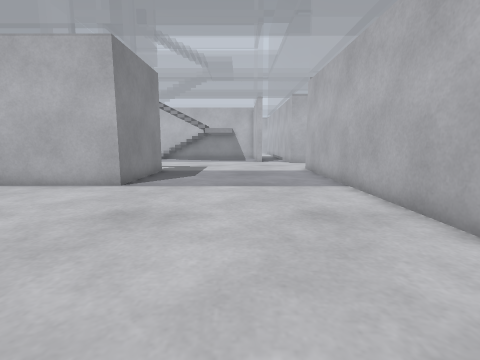
View 1 (above)

24 first-person views from a walk through a Gazebo world. The camera is 0.72 m above the floor, tilts 8° down and sees 85° across. The floor is counted in squares, 0.5 m on a side. Each view is taken from the middle of a square. On the plan, view 1 faces up. The plan holds only what a view shows up to about 13 squares ahead; the rest is blank. The place goes on beyond the plan.

View 2
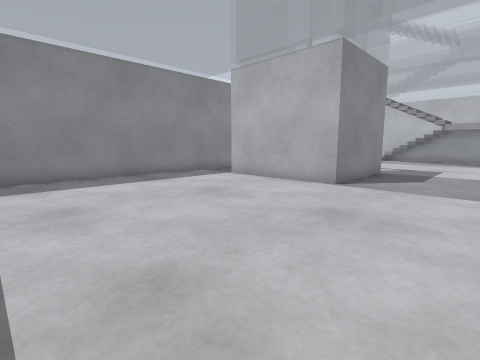

View 3
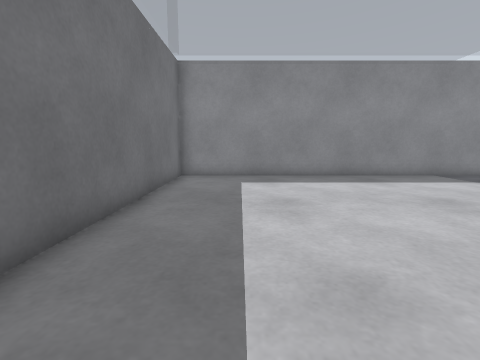

View 4
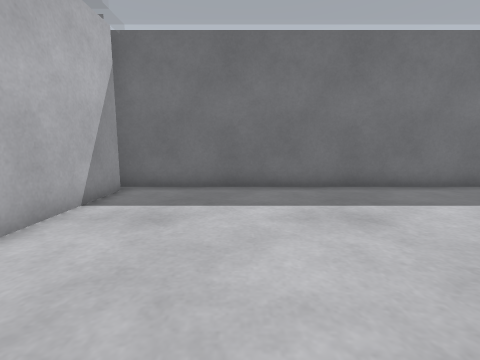

View 5
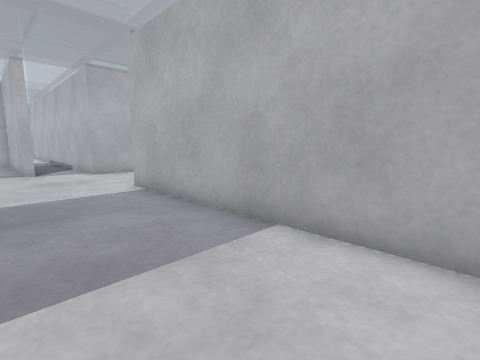

View 6
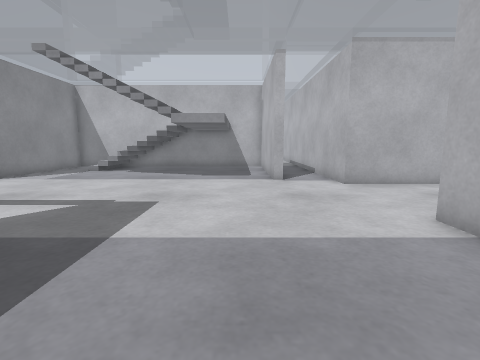

View 7
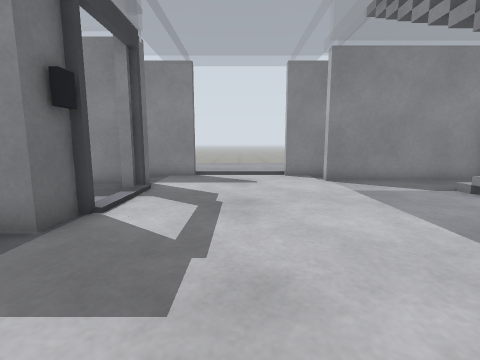

View 8
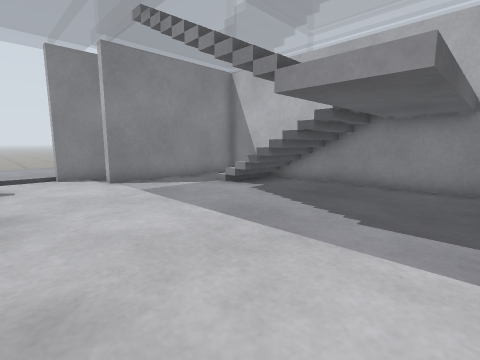

View 9
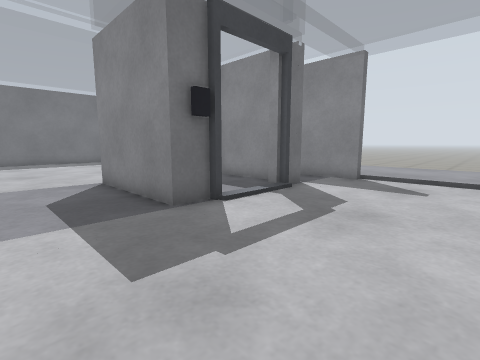

View 10
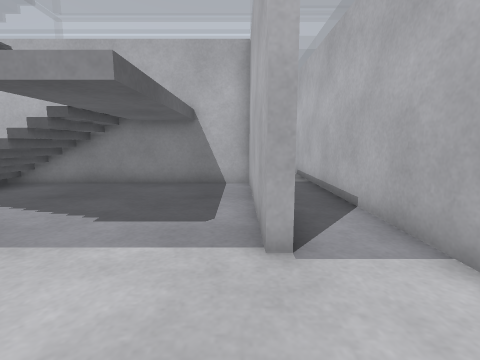

View 11
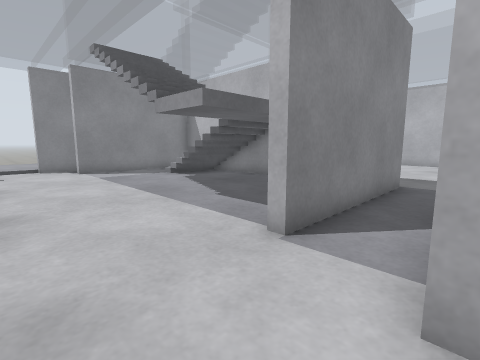

View 12
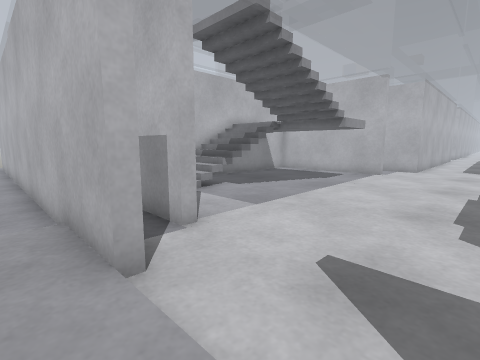

View 13
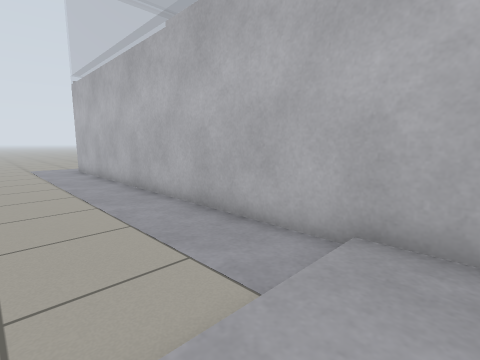

View 14
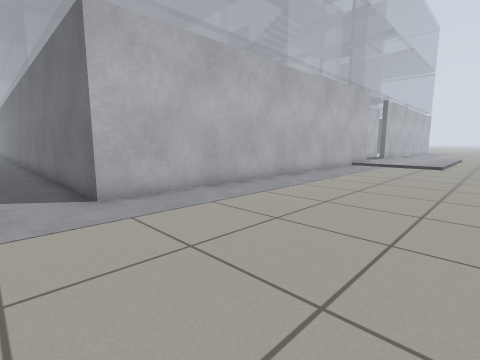

View 15
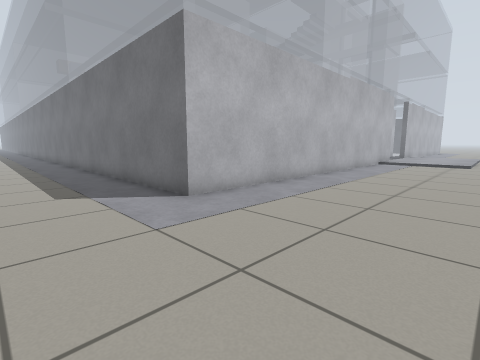

View 16
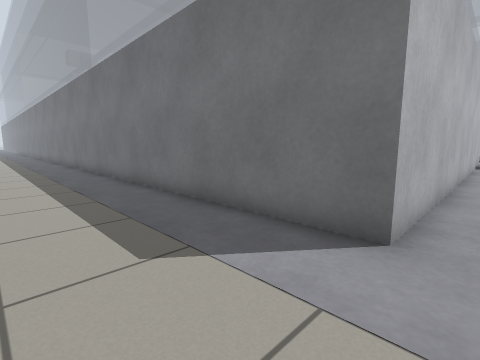

View 17
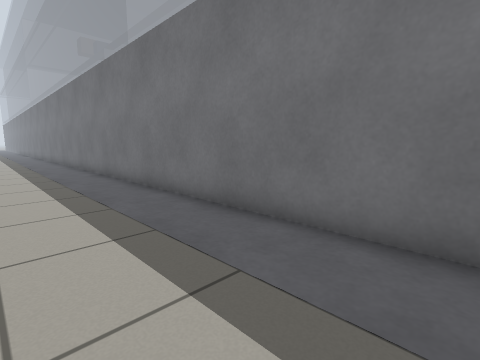

View 18
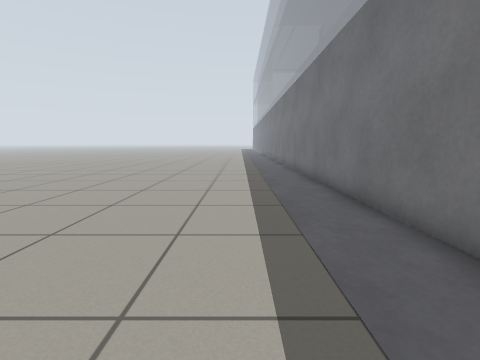

View 19
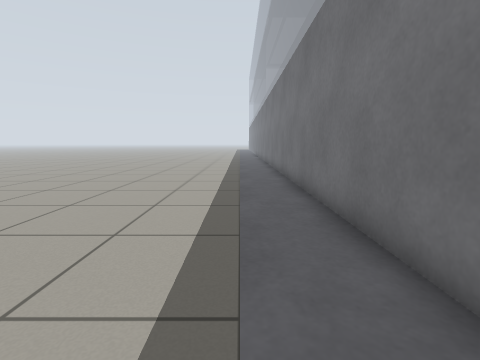

View 20
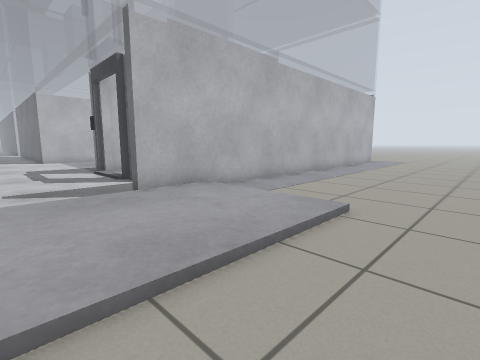

View 21
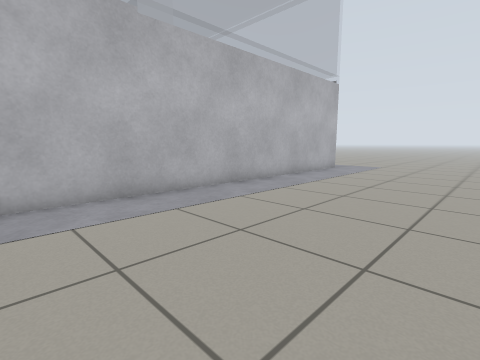

View 22
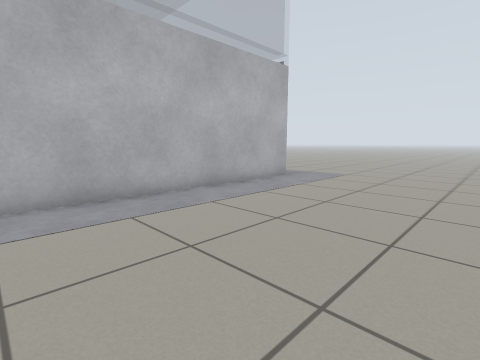

View 23
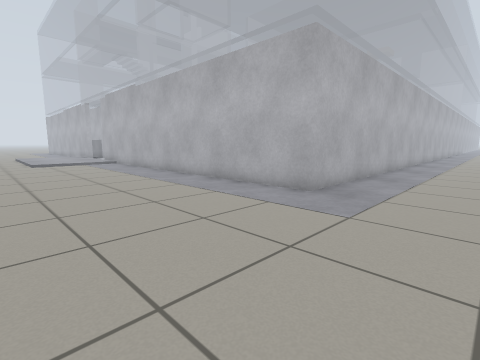

View 24
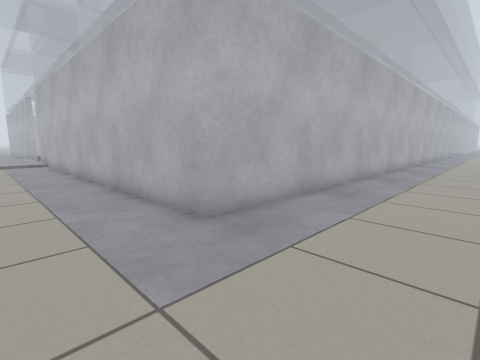

### Floor plan
Key: @ floor where view 1 was taken; # wall or solid block; . main floor; : floor 0.05 m higher than the main floor; + floor 0.1 m higher than the main floor; * floor 1.3 m higher than the main floor; / step, stairs or slope; = window, fence, low wall or low ledge; P grey post; B white box; O other object.
Columns run from 19 left of view 1 to 8 right of it. Each row starts with its distance up from view 1.
 41  . .........................
 40   ..........................
 39 ............................
 38  ...........................
 37 .......#OOOOOOOOOOOOOOO#####
 36 .......O
 35 .......O
 34 .......O
 33 .......O
 32 .......O            ..
 31 .......O            ..
 30 .......O            .. #
 29 .......O            .. #
 28 .......O             . #
 27  ......#        ### #..#
 26  ......# #=####====###.#
 25  ......# #. //    *.##.#
 24  ......# #.////// *.##.#
 23  ......# #..../// *.##.#
 22    ....# #....    *.##.#
 21        #.#..../// *.##.#
 20    +    .........  ....#
 19         ...............####
 18 .      ...................
 17  ..    ...................
 16 ...   +..................
 15 ...     ...............#
 14 ...     .. P::PB.......#
 13 ...    #.#BB..B#.......#
 12 .......# ##..  #.......#
 11 .......#  #.   #.......#
 10 .......#. #    #.......#
  9 .......#.#######.......#
  8 .......O...............#
  7 .......O...............#
  6 .......O...............#
  5 .......O...............#
  4 .......O...............#
  3 .......O...............#
  2 .......O...............#
  1 .......O...............#
  0 .......O...........@...#
 -1 .......O...............#
 -2 .......O...............#
 -3 .......#OOOOOOOOOOOOOOO#
 -4 ....................
 -5 .....................
 -6  ....................
 -7 ................
 -8  ...

Where each view was taken, in squares from view 1:
view 1: 0 up, 0 right, facing up
view 2: 0 up, 0 right, facing up-left
view 3: 0 up, 0 right, facing left
view 4: 6 up, 0 right, facing down
view 5: 6 up, 0 right, facing up-right
view 6: 10 up, 0 right, facing up
view 7: 17 up, 0 right, facing left
view 8: 17 up, 0 right, facing up-left
view 9: 19 up, 1 left, facing down-left
view 10: 17 up, 1 right, facing up
view 11: 17 up, 4 right, facing up-left
view 12: 16 up, 13 left, facing up-right
view 13: 20 up, 16 left, facing up-right
view 14: 39 up, 19 left, facing down-right
view 15: 41 up, 18 left, facing down-right
view 16: 41 up, 13 left, facing down-right
view 17: 41 up, 8 left, facing down-right
view 18: 40 up, 2 left, facing right
view 19: 39 up, 0 right, facing right
view 20: 18 up, 19 left, facing down-right
view 21: 12 up, 19 left, facing down-right
view 22: 7 up, 19 left, facing down-right
view 23: 7 down, 19 left, facing up-right
view 24: 7 down, 15 left, facing up-right
